Frame 1 (no input): blank canvas, image omitted
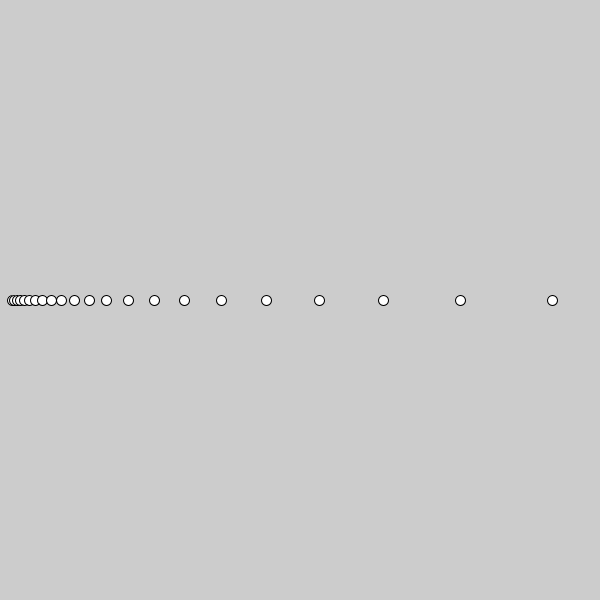
Frame 60 (the mouse pressed at the canvas centre just before this capture)
Frame 120 (the mouse held since frame 60 and released just before this capture): identical to frame 60, image omitted

The Processing sketch that drew this single still picture (run headless with seeded random() and noise(); from frame 60 on, the mouse is pressed at the canvas centre):

// Processing sketch: processing_183307
// ── processing_183307.pde

float gato=10;
void setup(){
size (600,600);
}
void draw (){
gato=gato*1.2;
ellipse (gato,300,10,10);
}
